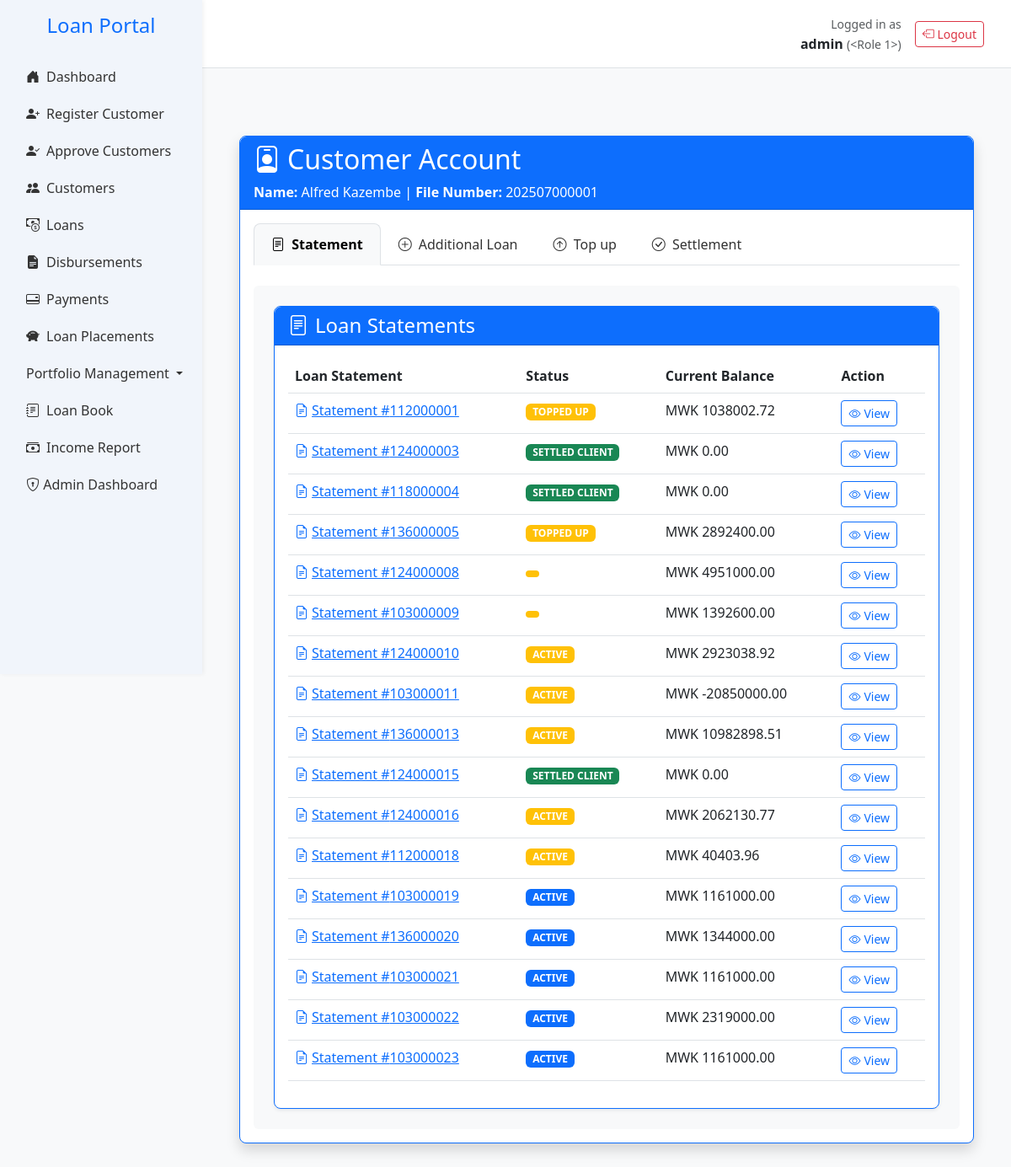
Before: /customer/202507000001/account (signed in) with the older database file.
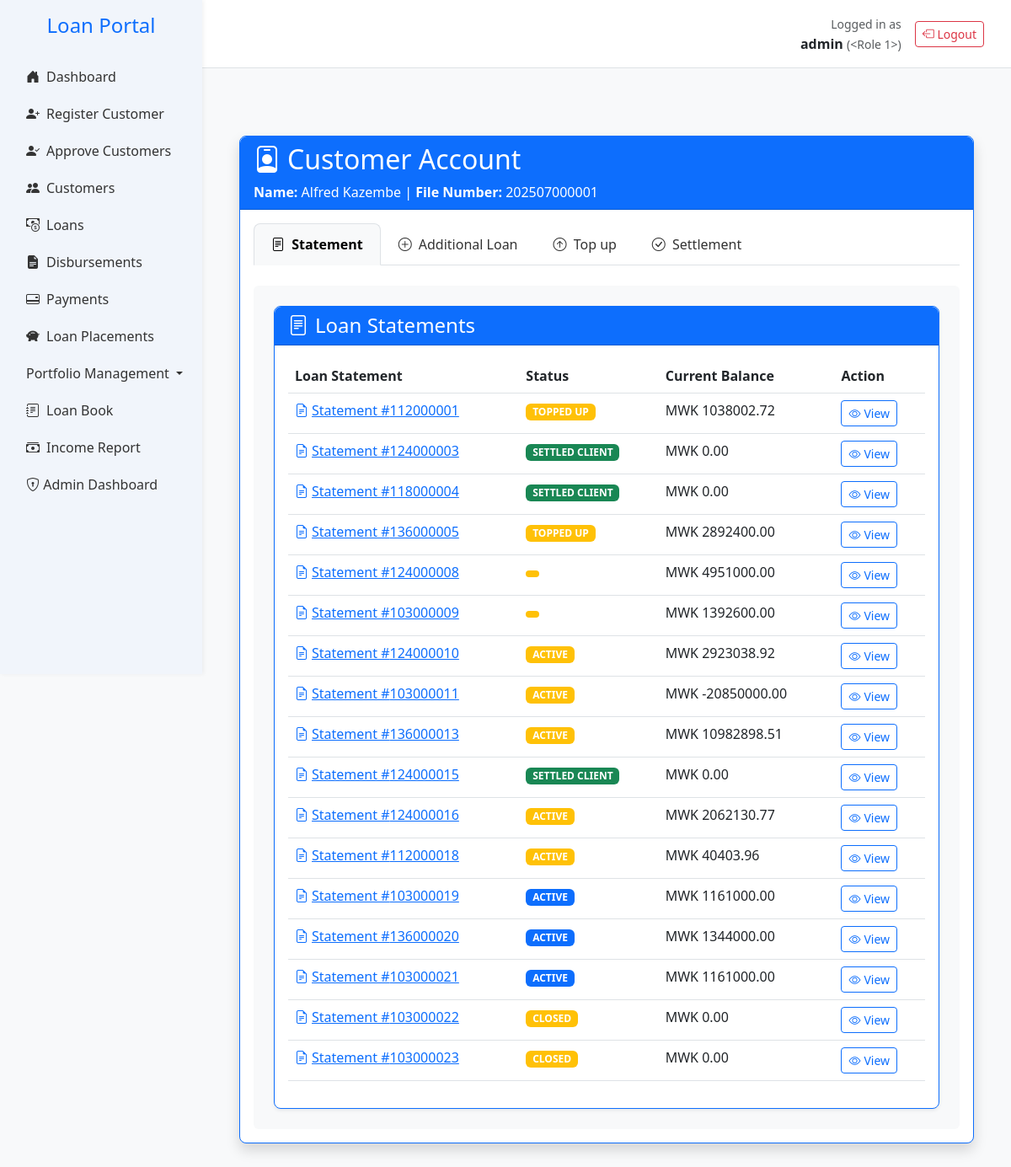
After: the same page with the newer database file.
### app.py (models this page shows, shortened)
class LoanApplication(db.Model):
    __tablename__ = 'loan_applications'
    __table_args__ = (
        db.UniqueConstraint('loan_number', name='uq_loan_applications_loan_number'),
        db.Index('ix_loan_applications_created_at', 'created_at'),
        db.Index('ix_loan_applications_region_category', 'region', 'category'),
        db.Index('idx_loan_applications_loan_number', 'loan_number'),
        db.Index('idx_loan_applications_customer_id', 'customer_id'),
        db.Index('idx_loan_applications_agent_id', 'agent_id'),
    )
    id = db.Column(db.Integer, primary_key=True)
    customer_id = db.Column(db.Integer, db.ForeignKey('customers.id'), nullable=False)
    loan_amount = db.Column(db.Float,nullable=False, default=0.0)
    status = db.Column(db.String(20), default='pending')
    created_at = db.Column(db.DateTime, default=datetime.utcnow)
    term_months = db.Column(db.Integer)
    monthly_instalment = db.Column(db.Float)
    total_repayment = db.Column(db.Float)
    effective_rate = db.Column(db.Float)
    category = db.Column(db.String(50))
    region = db.Column(db.String(50))
    loan_category = db.Column(db.Integer, nullable=False)
    disbursed = db.Column(db.Boolean, default=False)
    disbursed_bank = db.Column(db.String(100))
    crb_fees = db.Column(db.Float, default=3000)
    origination_fees = db.Column(db.Float)
    insurance_fees = db.Column(db.Float)
    total_fees = db.Column(db.Float)
    collection_fees = db.Column(db.Float)
    schedule_id = db.Column(
    db.Integer,
    db.ForeignKey('repayment_schedules.id', use_alter=True, name='fk_schedule_id'),
    nullable=True
    )
    loan_number = db.Column(db.String(20), nullable=True, unique=True)
    file_number = db.Column(db.String(50))
    date_created = db.Column(db.DateTime, default=datetime.utcnow)
    disbursement_date = db.Column(db.Date, nullable=True)
    cash_to_client = db.Column(db.Float,nullable=False, default=0.0)
    top_up_interest = db.Column(db.Float, default=0.0)
    settlement_interest = db.Column(db.Float, default=0.0)
    closure_type = db.Column(db.String(20))  # 'settlement' or 'topup'
    closure_date = db.Column(db.DateTime)
    top_up_of = db.Column(db.Integer, db.ForeignKey('loan_applications.id'), nullable=True)
    application_status = db.Column(db.String(20), nullable=False, default='pending')
    loan_state = db.Column(db.String(20), nullable=False, default='active')
    performance_status = db.Column(db.String(20), nullable=False, default='performing')
    top_up_balance = db.Column(db.Float, default=0.0)
    settlement_balance = db.Column(db.Float, default=0.0)
    current_balance = db.Column(db.Float, default=0.0)
    settlement_type = Column(Enum(SettlementTypeEnum), nullable=True)
    settling_institution = Column(String(255), nullable=True)  # only if third_party
    settlement_reason = db.Column(db.String(255), nullable=True)
    vote_id = db.Column(db.Integer, db.ForeignKey('votes.id'))
    outstanding_fees = db.Column(db.Float, default=0.0)
    pricing_version = db.Column(db.Integer, default=1)
    applied_interest_rate = db.Column(db.Float)
    applied_collection_fee = db.Column(db.Float)
    written_off_amount = db.Column(db.Float, default=0.0)
    insurance_settlement_amount = db.Column(db.Float, default=0.0)
    agent_id = db.Column(db.Integer, db.ForeignKey('agents.id'), nullable=True)
    parent_loan_id = db.Column(
        db.Integer,
        db.ForeignKey('loan_applications.id'),
        nullable=True
    )
    vote = db.relationship('Vote', backref='loan_applications')
    documents = db.relationship("Document", back_populates="loan", lazy=True)
    topups = db.relationship(
        'LoanApplication',
        foreign_keys=[parent_loan_id],  # 👈 Specify which foreign key to use
        backref=db.backref('parent_loan', remote_side=[id]),
        cascade='all, delete-orphan'
    )
    agent = db.relationship("Agent", backref="loan_applications", foreign_keys=[agent_id])
    payments = db.relationship('Payment', back_populates='loan', cascade='all, delete-orphan')
    customer = db.relationship('Customer', back_populates='loans')
    repayment_schedules = db.relationship(
        'RepaymentSchedule',
        back_populates='loan',
        cascade='all, delete-orphan',
        foreign_keys='RepaymentSchedule.loan_id'
        )
    @property
    def calculated_balance(self):
        if self.loan_state in ('settled_client', 'write_off', 'insurance'):
            return 0.0
        config = get_pricing_config(self.category, self.term_months, self)
        if not config:
            return 0.0
        capitalized = (
                self.loan_amount +
                (self.loan_amount * config.get('origination', 0)) +
                (self.loan_amount * config.get('insurance', 0)) +
                config.get('crb', 0)
            )
        paid_principal = sum(
        alloc.principal or 0
        for p in self.payments
        for alloc in p.allocations
        )
        return round(capitalized - paid_principal, 2)
    from datetime import datetime
    from dateutil.relativedelta import relativedelta   # already using
    import calendar

### app.py (the view)
@app.route('/customer/<file_number>/account')
@login_required
@role_required('admin')
def customer_account(file_number: str):
    try:
        employment_number = request.args.get('employment_number')
        national_id = request.args.get('national_id')
        section = request.args.get('section', 'statement')
        customer = Customer.query.filter_by(file_number=file_number).first_or_404()
        agents = Agent.query.filter_by(active=True).order_by(Agent.name).all()
        team_leaders = Agent.query.filter_by(role="Team Leader").all()
        loans = (
            LoanApplication.query
            .options(joinedload(LoanApplication.payments).joinedload(Payment.allocations))
            .filter(LoanApplication.customer_id == customer.id)
            .all()
        )
        def calculate_capitalized_amount(loan_amount: float, config: dict) -> float:
            try:
                origination = loan_amount * config.get('origination', 0)
                insurance = loan_amount * config.get('insurance', 0)
                crb = config.get('crb', 0)
                return round(loan_amount + origination + insurance + crb, 2)
            except Exception as e:
                app.logger.warning(f"Capitalization error: {e}")
                return loan_amount
        def calculate_balances(loan):
            config = get_pricing_config(loan.category, loan.term_months, loan)
            if not config:
                return {}
            capitalized = calculate_capitalized_amount(loan.loan_amount or 0, config)
            monthly_rate = config.get('rate', 0)
            term = loan.term_months or 0
            if monthly_rate > 0 and term > 0:
                factor = (monthly_rate * (1 + monthly_rate) ** term) / ((1 + monthly_rate) ** term - 1)
                annuity = capitalized * factor
            else:
                annuity = 0
            payments = sorted(loan.payments, key=lambda p: p.created_at)
            remaining_balance = capitalized
            payments_made = 0
            for p in payments:
                for a in p.allocations:
                    if a.principal:
                        remaining_balance -= a.principal
                        remaining_balance = max(remaining_balance, 0)
                        payments_made += 1
            current_balance = round(remaining_balance, 2)
            remaining_term = max(term - payments_made, 0)
            def projected_interest(months_ahead):
                temp_balance = current_balance
                total_interest = 0.0
                for _ in range(min(months_ahead, remaining_term)):
                    if temp_balance <= 0:
                        break
                    interest = temp_balance * monthly_rate
                    principal = annuity - interest
                    principal = min(principal, temp_balance)
                    total_interest += interest
                    temp_balance -= principal
                return round(total_interest, 2)
            if loan.status == 'closed' or loan.loan_state == 'settled_client':
                return {
                    'capitalized_amount': capitalized,
                    'current_balance': 0.0,
                    'top_up_balance': 0.0,
                    'settlement_balance': 0.0,
                    'top_up_interest': 0.0,
                    'settlement_interest': 0.0,
                }
            return {
                'capitalized_amount': capitalized,
                'current_balance': current_balance,
                'top_up_balance': round(current_balance + projected_interest(3), 2),
                'settlement_balance': round(current_balance + projected_interest(6), 2),
                'top_up_interest': projected_interest(3),
                'settlement_interest': projected_interest(6),
            }
        statement = []
        for loan in loans:
            balances = calculate_balances(loan)
            running_balance_display = balances.get('capitalized_amount', 0.0)
            for payment in sorted(loan.payments, key=lambda p: p.created_at):
                for allocation in payment.allocations:
                    principal = allocation.principal or 0
                    interest = allocation.interest or 0
                    fees = allocation.fees or 0
                    running_balance_display -= principal
                    running_balance_display = max(running_balance_display, 0)
                    allocated_total = principal + interest + fees
                    valid_allocation = abs(allocated_total - payment.amount) < 0.01
                    statement.append({
                        'id': payment.id,
                        'date': payment.created_at.strftime('%Y-%m-%d'),
                        'total': payment.amount,
                        'principal': principal,
                        'interest': interest,
                        'collection_fees': fees,
                        'remaining_balance': round(running_balance_display, 2),
                        'method': payment.method,
                        'reference': payment.reference,
                        'valid_allocation': valid_allocation
                    })
            loan.capitalized_amount = balances.get('capitalized_amount', 0.0)
            loan.current_balance = balances.get('current_balance', 0.0)
            loan.top_up_balance = balances.get('top_up_balance', 0.0)
            loan.settlement_balance = balances.get('settlement_balance', 0.0)
            loan.top_up_interest = balances.get('top_up_interest', 0.0)
            loan.settlement_interest = balances.get('settlement_interest', 0.0)
            loan.cash_to_client = round(loan.loan_amount - loan.top_up_balance, 2) if loan.loan_state == 'active' else loan.loan_amount
        return render_template(
            'customer_account.html',
            customer=customer,
            loans=loans,
            agents=agents,
            team_leaders=team_leaders,
            statement=statement,
            section=section,
            employment_number=employment_number,
            national_id=national_id
        )
    except Exception as e:
        app.logger.error(f"Account view error: {str(e)}")
        flash("Error loading account details", "danger")
        return redirect(url_for('home'))

### app.py (called while the page is built)
def role_required(*roles):
    def decorator(f):
        @wraps(f)
        def wrapper(*args, **kwargs):
            if not current_user.is_authenticated:
                flash("Please log in to access this page.", "warning")
                return redirect(url_for("login"))
            print(f"🔍 Current user: {current_user.username}, Role: {current_user.role.name}")
            if current_user.role.name not in roles:
                flash("You do not have permission to access this page.", "danger")
                return redirect(url_for("home"))
            return f(*args, **kwargs)
        return wrapper
    return decorator

@login_manager.user_loader
def load_user(user_id):
    return User.query.get(int(user_id))

### templates/customer_account.html (shortened to what the changed rows need)
{% extends "base.html" %}
{% block content %}
<div class="container my-5">
  <div class="card border-primary shadow">
    <div class="card-header bg-primary text-white">
      <h2 class="mb-0">
        <i class="bi bi-person-badge me-2"></i>Customer Account
      </h2>
    </div>
    <div class="card-body">
      <div class="tab-content bg-light p-4 rounded">
        {% if section == 'statement' or not section %}
          <div class="card border-primary">
            <div class="card-body">
              {% if loans %}
              <div class="table-responsive">
                <table class="table table-hover">
                  <thead class="bg-primary text-white">
                    <tr>
                      <th>Loan Statement</th>
                      <th>Status</th>
                      <th>Current Balance</th>
                      <th>Action</th>
                    </tr>
                  </thead>
                  <tbody>
                    {% for loan in loans %}
                    <tr>
                      <td>
                        {% if loan.loan_number %}
                          <a href="{{ url_for('loan_statement', loan_number=loan.loan_number) }}" class="text-primary">
                            <i class="bi bi-file-earmark-text me-1"></i>Statement #{{ loan.loan_number }}
                          </a>
                        {% else %}
                          N/A
                        {% endif %}
                      </td>
                      <td>
                        <span class="badge
                          {% if loan.loan_state == 'active' %}bg-primary
                          {% elif loan.loan_state == 'settled_client' %}bg-success
                          {% elif loan.loan_state == 'written_off' %}bg-danger
                          {% elif loan.loan_state == 'closed' %}bg-secondary
                          {% else %}bg-warning{% endif %}">
                          {{ loan.loan_state|upper|replace('_', ' ') }}
                        </span>
                      </td>
                      <td>MWK {{ "%.2f"|format(loan.calculated_balance or 0.0) }}</td>
                      <td>
                        {% if loan.loan_number %}
                          <a href="{{ url_for('loan_statement', loan_number=loan.loan_number) }}"
                             class="btn btn-sm btn-outline-primary">
                            <i class="bi bi-eye me-1"></i>View
                          </a>
                        {% else %}
                          <button class="btn btn-sm btn-outline-secondary" disabled>N/A</button>
                        {% endif %}
                      </td>
                    </tr>
                    {% endfor %}
                  </tbody>
                </table>
              </div>
              {% else %}
                <div class="alert alert-info">
                  <i class="bi bi-info-circle me-2"></i>No loans found for this customer.
                </div>
              {% endif %}
            </div>
          </div>
        {% endif %}
    </div>
</div>
{% endblock %}

Changed rows visible on the page:
changed LoanApplication (number 16 of 17 on the later page): loan_state "ACTIVE" → "CLOSED"; loan_state+category+term_months "2319000.00" → "0.00"
changed LoanApplication (number 17 of 17 on the later page): loan_state "ACTIVE" → "CLOSED"; loan_state+category+term_months "1161000.00" → "0.00"
